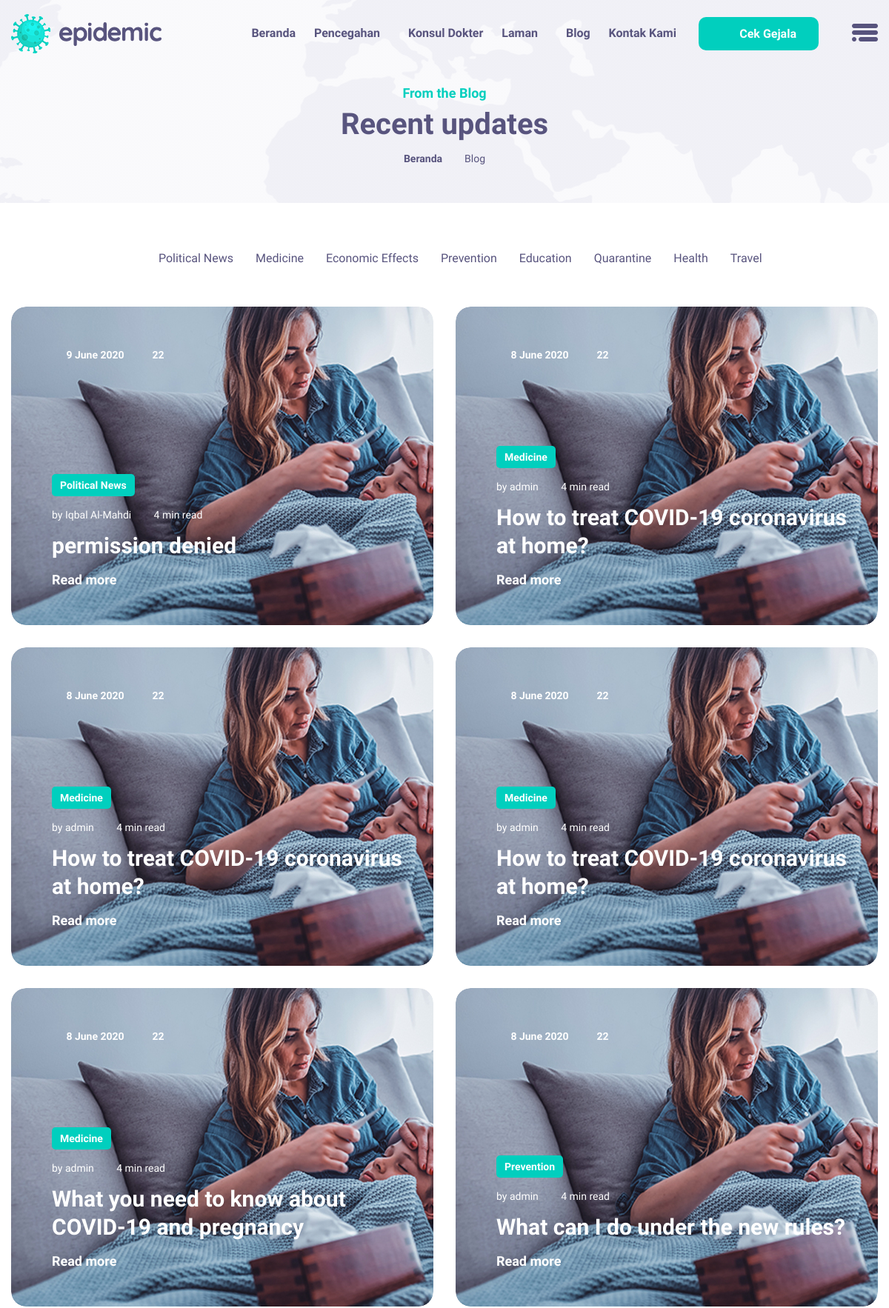
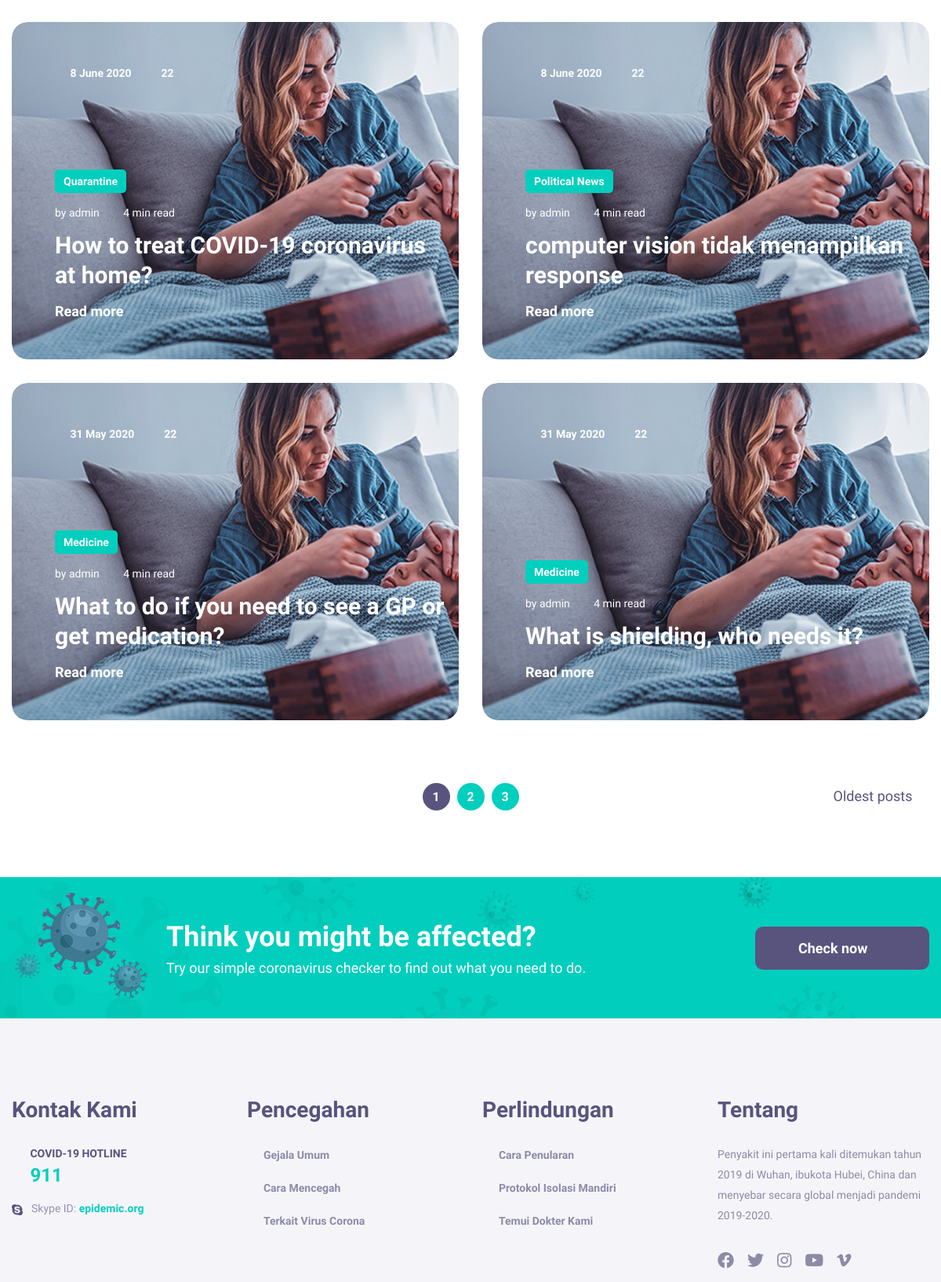
Page /public/Blog/1 (upper part) on the committed database (2 pictures, top to bottom).
### tables this page shows
CREATE TABLE `blogs` (
  `id` int(11) NOT NULL,
  `authId` int(11) NOT NULL,
  `title` varchar(255) NOT NULL,
  `category` enum('Political News','Medicine','Economic','Effect','Prevention','Education','Quarantine','Health','Travel') DEFAULT NULL,
  `date` date NOT NULL,
  `content` longtext NOT NULL
);

CREATE TABLE `users` (
  `id` int(11) NOT NULL,
  `username` varchar(255) NOT NULL,
  `password` varchar(255) NOT NULL,
  `role` enum('Administrator','Doctor/Content Writer') NOT NULL,
  `full_name` varchar(255) NOT NULL,
  `birth_date` date NOT NULL,
  `address` varchar(255) NOT NULL,
  `email` varchar(255) NOT NULL,
  `phone_number` varchar(255) NOT NULL
);

### app/core/Controller.php (called while the page is built, shortened)
<?php
class Controller{
    public function view($view, $data = [])
    {
        require_once '../app/views/' . $view . '.php';
    }
    public function model($model)
    {
        return new $model;
    }
}

### app/controllers/Blog.php (called while the page is built, shortened)
<?php
class Blog extends Controller {
    public function index($page = 1)
    {
        $halaman = 10;
        $mulai = ($page>1) ? ($page * $halaman) - $halaman : 0;
        $total = count($this->model('Blog_model')->getAllBlogs());
        $data['pages'] = ceil($total/$halaman);
        $data['current_page'] = $page;
        $data['blogs'] = $this->model('Blog_model')->getBlogsByPage($mulai, $halaman);
        $this->view('blog/blog', $data);
    }
}

### app/core/App.php (called while the page is built, shortened)
<?php
class App
{
    protected $method = 'index';
    protected $params = [];
    public function __construct()
    {
        $url = $this->parseURL();
        if (isset($url[0])) {
            if (file_exists('../app/controllers/' . $url[0] . '.php')) {
                unset($url[0]);
            }
        }
        $this->controller = new $this->controller;
        if (!empty($url)) {
            $this->params = array_values($url);
        }
        call_user_func_array([$this->controller, $this->method], $this->params);
    }
    public function parseURL()
    {
        if (isset($_GET['url'])) {
            $url = rtrim($_GET['url'], '/');
            $url = filter_var($url, FILTER_SANITIZE_URL);
            $url = explode('/', $url);
            return $url;
        }
    }
}

### public/index.php (called while the page is built, shortened)
<?php
$app = new App;

### app/core/Database.php (called while the page is built, shortened)
<?php
class Database{
    private $host = DB_HOST;
    private $user = DB_USER;
    private $pass = DB_PASS;
    private $dbnm = DB_NAME;
    private $dbh;
    private $stmt;
    public function __construct()
    {
        $dsn = 'mysql:host='. $this->host .';dbname='. $this->dbnm;
        $option = [
            PDO::ATTR_PERSISTENT => true,
            PDO::ATTR_ERRMODE => PDO::ERRMODE_EXCEPTION
        ];
        try{
            $this->dbh = new PDO($dsn,$this->user,$this->pass, $option);
        }catch(PDOException $e){
            die($e->getMessage());
        }
    }
    public function query($query)
    {
        $this->stmt = $this->dbh->prepare($query);
    }
    public function bind($param, $value, $type = null){
        if(is_null($type)){
            switch (true) {
                case is_int($value):
                    $type = PDO::PARAM_INT;
                    break;
                default:
                    $type = PDO::PARAM_STR;
            }
        }
        $this->stmt->bindValue($param, $value, $type);
    }
    public function execute()
    {
        $this->stmt->execute();
    }
    public function resultSet()
    {
        $this->execute();
        return $this->stmt->fetchAll(PDO::FETCH_ASSOC);
    }
    public function single()
    {
        $this->execute();
        return $this->stmt->fetch(PDO::FETCH_ASSOC);
    }
}

### app/models/Blog_model.php (called while the page is built, shortened)
<?php
class Blog_model{
    private $table = 'blogs';
    private $db;
    public function __construct()
    {
        $this->db = new Database;
    }
    public function getAllBlogs()
    {
        $this->db->query('SELECT * FROM ' . $this->table);
        return $this->db->resultSet();
    }
    public function getBlogsByPage($mulai, $halaman)
    {
        $this->db->query('SELECT * FROM ' . $this->table . ' ORDER BY `id` DESC LIMIT :mulai , :halaman');
        $this->db->bind('mulai',$mulai);
        $this->db->bind('halaman',$halaman);
        return $this->db->resultSet();
    }
}

### app/models/User_model.php (called while the page is built, shortened)
<?php
class User_model
{
    private $table = 'users';
    private $db;
    public function __construct()
    {
        $this->db = new Database;
    }
    public function getAllUsersNameById($id)
    {
        $this->db->query('SELECT full_name FROM ' . $this->table . ' WHERE id=:id');
        $this->db->bind('id', $id);
        return $this->db->single();
    }
}

### app/views/Blog/blog.php (the view, shortened to what this page needs)
<section class="breadcrumb_area">
    <div class="container">
        <div class="breadcrumb_text">
            <h6 class="wow fadeInUp">From the Blog</h6>
            <h3 class="wow fadeInUp" data-wow-delay="0.2s">Recent updates</h3>
            <ul class="nav justify-content-center wow fadeInUp" data-wow-delay="0.3s">
                <li><a href="<?= BASEURL; ?>/Home">Beranda</a></li>
                <li><a href="<?= BASEURL; ?>/Blog/1">Blog</a></li>
            </ul>
        </div>
    </div>
</section>
<section class="blog_area">
    <div class="container">
        <div class="blog_menu">
            <div class="g_fillter">
                <ul class="nav justify-content-center">
                    <li class="active" data-filter="*">
                        <a href="#"><i class="linearicons-icons"></i></a>
                    </li>
                    <li data-filter=".comm"><a href="#">Political News</a></li>
                    <li data-filter=".medi"><a href="#">Medicine</a></li>
                    <li data-filter=".eff"><a href="#">Economic Effects </a></li>
                    <li data-filter=".pre"><a href="#">Prevention</a></li>
                    <li data-filter=".edu"><a href="#">Education</a></li>
                    <li data-filter=".quarantine"><a href="#">Quarantine</a></li>
                    <li data-filter=".health"><a href="#">Health</a></li>
                    <li data-filter=".travel"><a href="#">Travel</a></li>
                </ul>
            </div>
        </div>
        <div class="row blog_item_inner">
            <?php foreach ($data['blogs'] as $blog) : ?>
                <?php
                $date = date('j F Y', strtotime(str_replace("-", "/", $blog['date'])));
                $data['users'] = $this->model('User_model')->getAllUsersNameById($blog['authId']);
                $author_name = $data['users']['full_name'];
                ?>
                <div class="col-lg-6 comm travel edu quarantine">
                    <div class="big_l_blog_item">
                        <div class="l_blog_img">
                            <img class="img-fluid" src="<?= BASEURL; ?>/assets/storage/images/blog/default.jpg"
                                 alt=""/>
                        </div>
                        <div class="l_blog_text">
                            <div class="date">
                                <a><i class="linearicons-calendar-full"></i>
                                    <?= $date ?>
                                </a>
                                <a><i class="linearicons-bubbles"></i> 22</a>
                            </div>
                            <div class="blog_btm_text">
                                <div class="tag"><?= $blog['category'] ?></div>
                                <div class="author">
                                    <a>by <?= $author_name ?></a>
                                    <a><i class="linearicons-radio-button"></i> 4 min read</a>
                                </div>
                                <a href="<?= BASEURL; ?>/Blog/single_blog/<?= $blog['id'] ?>">
                                    <h3><?= $blog['title'] ?></h3>
                                </a>
                                <a class="text_btn" href="<?= BASEURL;?>/Blog/single_blog/<?= $blog['id'];?>">Read more
                                    <i class="linearicons-arrow-right"></i></a>
                            </div>
                        </div>
                    </div>
                </div>
            <?php endforeach; ?>
        </div>
        <div class="row blog_pagination">
            <div class="col-md-2">
            </div>
            <div class="col-md-8">
                <nav class="navigation" aria-label="Page navigation example">
                    <ul class="pagination justify-content-center">
                        <?php
                        if ($data['pages'] >= 0 && $data['pages'] <= 4) {
                            for ($i = 1; $i <= $data['pages']; $i++) {
                                if ($i == $data['current_page']) {
                                    ?>
                                    <li class="page-item active"><a class="page-link"
                                                                    href="<?= BASEURL; ?>/Blog/<?= $i ?>"><?= $i ?></a>
                                    </li>
                                <?php } else { ?>
                                    <li class="page-item"><a class="page-link"
                                                             href="<?= BASEURL; ?>/Blog/<?= $i ?>"><?= $i ?></a></li>
                                <?php }
                            }
                        } else if ($data['pages'] > 4) {
                        if ($data['current_page'] == 1) { ?>
                        <li class="page-item active"><a class="page-link"
                                                        href="<?= BASEURL; ?>/Blog/1">1</a>
                        <li class="page-item"><a class="page-link"
                                                 href="<?= BASEURL; ?>/Blog/2">2</a>
                        <li class="page-item"><a class="page-link"
                                                 href="<?= BASEURL; ?>/Blog/3">3</a>
                            <?php } else if ($data['current_page'] == $data['pages']) { ?>
                        <li class="page-item"><a class="page-link"
                                                 href="<?= BASEURL; ?>/Blog/<?= $data['current_page'] - 2 ?>"><?= $data['current_page'] - 2 ?></a>
                        <li class="page-item"><a class="page-link"
                                                 href="<?= BASEURL; ?>/Blog/<?= $data['current_page'] - 1 ?>"><?= $data['current_page'] - 1 ?></a>
                        <li class="page-item active"><a class="page-link"
                                                        href="<?= BASEURL; ?>/Blog/<?= $data['current_page'] ?>"><?= $data['current_page'] ?></a>
                            <?php } else { ?>
                        <li class="page-item"><a class="page-link"
                                                 href="<?= BASEURL; ?>/Blog/<?= $data['current_page'] - 1 ?>"><?= $data['current_page'] - 1 ?></a>
                        <li class="page-item"><a class="page-link"
                                                 href="<?= BASEURL; ?>/Blog/<?= $data['current_page'] ?>"><?= $data['current_page'] ?></a>
                        <li class="page-item active"><a class="page-link"
                                                        href="<?= BASEURL; ?>/Blog/<?= $data['current_page'] + 1 ?>"><?= $data['current_page'] + 1 ?></a>
                            <?php }
                            } ?>
                    </ul>
                </nav>
            </div>
            <div class="col-md-2 text-right">
                <?php if ($data['current_page'] < $data['pages']) { ?>
                    <a class="pagi_btn next" href="<?= BASEURL; ?>/Blog/<?= $data['pages'] ?>">Oldest posts <i
                                class="linearicons-arrow-right"></i></a>
                <?php } ?>
            </div>
        </div>
</section>
<section class="check_now_area check_now_box full_widget_check">
    <div class="container">
        <div class="row m-0 justify-content-between">
            <div class="left">
                <div class="media">
                    <div class="d-flex">
                        <img src="<?= BASEURL; ?>/assets/images/check-4.png" alt="">
                        <img src="<?= BASEURL; ?>/assets/images/check-5.png" alt="">
                        <img src="<?= BASEURL; ?>/assets/images/check-6.png" alt="">
                    </div>
                    <div class="media-body">
                        <h4>Think you might be affected?</h4>
                        <p>
                            Try our simple coronavirus checker to find out what you need
                            to do.
                        </p>
                    </div>
                </div>
            </div>
            <div class="right">
                <a class="icon_btn" href="<?= BASEURL; ?>/Prevention/symptom_checker">Check now <i class="linearicons-arrow-right"></i></a>
            </div>
        </div>
    </div>
</section>

### rows in the picture
blogs: date "9 June 2020", category "Political News", authId.full_name "Iqbal Al-Mahdi", title "permission denied"
blogs: date "8 June 2020", category "Medicine", authId.full_name "admin", title "How to treat COVID-19 coronavirus at home?"
blogs: date "8 June 2020", category "Medicine", authId.full_name "admin", title "How to treat COVID-19 coronavirus at home?"
blogs: date "8 June 2020", category "Medicine", authId.full_name "admin", title "How to treat COVID-19 coronavirus at home?"
blogs: date "8 June 2020", category "Medicine", authId.full_name "admin", title "What you need to know about COVID-19 and pregnancy"
blogs: date "8 June 2020", category "Prevention", authId.full_name "admin", title "What can I do under the new rules?"
blogs: date "8 June 2020", category "Quarantine", authId.full_name "admin", title "How to treat COVID-19 coronavirus at home?"
blogs: date "8 June 2020", category "Political News", authId.full_name "admin", title "computer vision tidak menampilkan response"
blogs: date "31 May 2020", category "Medicine", authId.full_name "admin", title "What to do if you need to see a GP or get medication?"
blogs: date "31 May 2020", category "Medicine", authId.full_name "admin", title "What is shielding, who needs it?"
